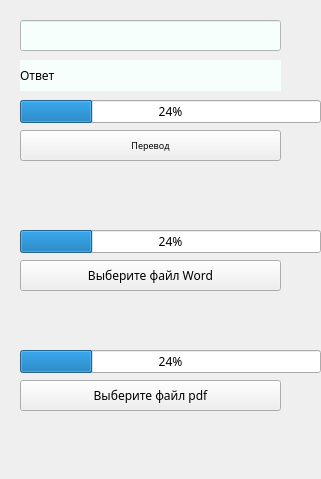
<?xml version="1.0" encoding="UTF-8"?>
<ui version="4.0">
 <class>Form</class>
 <widget class="QWidget" name="Form">
  <property name="geometry">
   <rect>
    <x>0</x>
    <y>0</y>
    <width>321</width>
    <height>479</height>
   </rect>
  </property>
  <property name="font">
   <font>
    <family>MS Reference Sans Serif</family>
   </font>
  </property>
  <property name="windowTitle">
   <string>Translator</string>
  </property>
  <property name="windowIcon">
   <iconset>
    <normaloff>C:/Users/vovan/Desktop/favicon.ico</normaloff>C:/Users/vovan/Desktop/favicon.ico</iconset>
  </property>
  <widget class="QPushButton" name="btn_translateWords">
   <property name="enabled">
    <bool>true</bool>
   </property>
   <property name="geometry">
    <rect>
     <x>20</x>
     <y>130</y>
     <width>261</width>
     <height>31</height>
    </rect>
   </property>
   <property name="font">
    <font>
     <family>MS Reference Sans Serif</family>
     <pointsize>7</pointsize>
    </font>
   </property>
   <property name="text">
    <string>Перевод</string>
   </property>
  </widget>
  <widget class="QPushButton" name="btn_translateWord">
   <property name="geometry">
    <rect>
     <x>20</x>
     <y>260</y>
     <width>261</width>
     <height>31</height>
    </rect>
   </property>
   <property name="text">
    <string>Выберите файл Word</string>
   </property>
  </widget>
  <widget class="QPushButton" name="btn_translatePDF">
   <property name="geometry">
    <rect>
     <x>20</x>
     <y>380</y>
     <width>261</width>
     <height>31</height>
    </rect>
   </property>
   <property name="text">
    <string>Выберите файл pdf</string>
   </property>
  </widget>
  <widget class="QProgressBar" name="progressBar_translateText">
   <property name="geometry">
    <rect>
     <x>20</x>
     <y>100</y>
     <width>301</width>
     <height>23</height>
    </rect>
   </property>
   <property name="value">
    <number>24</number>
   </property>
  </widget>
  <widget class="QProgressBar" name="progressBar_translateWord">
   <property name="geometry">
    <rect>
     <x>20</x>
     <y>230</y>
     <width>301</width>
     <height>23</height>
    </rect>
   </property>
   <property name="value">
    <number>24</number>
   </property>
  </widget>
  <widget class="QProgressBar" name="progressBar_translatePdf">
   <property name="geometry">
    <rect>
     <x>20</x>
     <y>350</y>
     <width>301</width>
     <height>23</height>
    </rect>
   </property>
   <property name="value">
    <number>24</number>
   </property>
  </widget>
  <widget class="QLabel" name="label_outpute">
   <property name="geometry">
    <rect>
     <x>20</x>
     <y>60</y>
     <width>261</width>
     <height>31</height>
    </rect>
   </property>
   <property name="styleSheet">
    <string notr="true">background-color: rgb(246, 255, 251);
font: 75 14pt &quot;Schadow BT&quot;;</string>
   </property>
   <property name="text">
    <string>Ответ</string>
   </property>
  </widget>
  <widget class="QLineEdit" name="lineEdit">
   <property name="geometry">
    <rect>
     <x>20</x>
     <y>20</y>
     <width>261</width>
     <height>31</height>
    </rect>
   </property>
   <property name="styleSheet">
    <string notr="true">background-color: rgb(246, 255, 251);
font: 75 14pt &quot;Schadow BT&quot;;</string>
   </property>
  </widget>
 </widget>
 <resources/>
 <connections/>
</ui>
